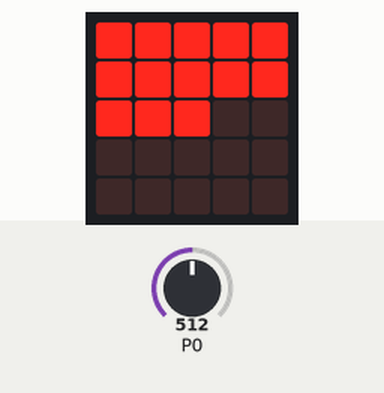
Recording of a program running on a simulated BBC micro:bit running MicroPython. On the bench: the board's 5×5 LED display. Inputs (shaded band) come from the test bench; at power-on: P0 = 512 (analog values on the 0–1023 scale).

Above: at 1.2 s.
1.3 s: P0 set to 716
At 2.5 s:
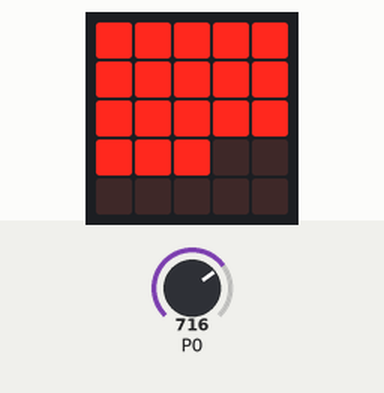
2.8 s: P0 set to 900
At 3.4 s:
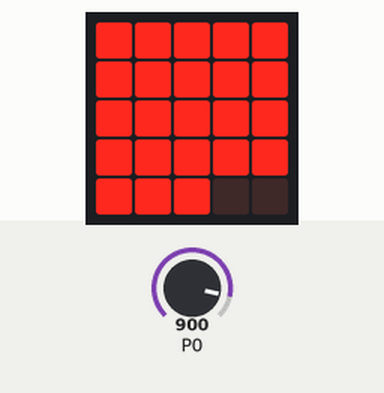
4.3 s: P0 set to 1023
At 4.8 s:
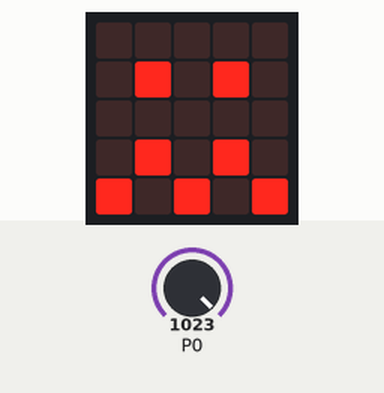
5.8 s: P0 set to 306
At 6.4 s:
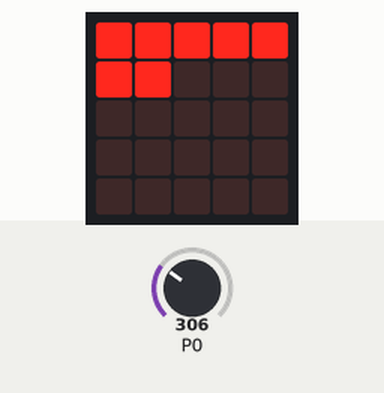
7.3 s: P0 set to 122
At 8.4 s:
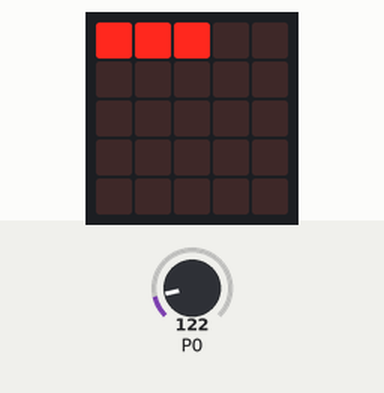
8.8 s: P0 set to 15
At 10.0 s:
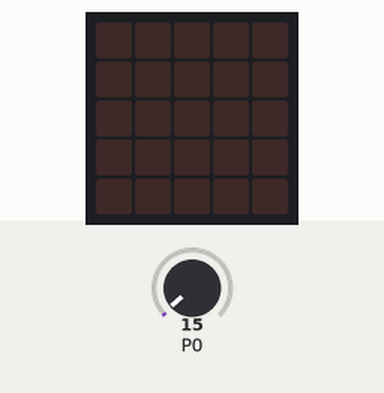
Timing chart, 0 to 11.3 s (numbered marks = the images above; inputs shaded):
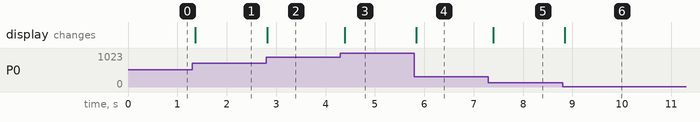

Measured:
- after the input at 1.3 s, the display: changes after 0.06 s (image 1)
- after the input at 2.8 s, the display: changes at once (image 2)
- after the input at 4.3 s, the display: changes after 0.09 s (image 3)
- after the input at 5.8 s, the display: changes at once (image 4)
- after the input at 7.3 s, the display: changes after 0.09 s (image 5)
- after the input at 8.8 s, the display: changes at once (image 6)

The program:

2_ex_1_reading_pot_values.py
```python
# 2_ex_1_reading_pot_values.py


from microbit import *
# Exercise 1: (~ 10-15 minutes)

# Exercise 1.1:
#--------
# while True:
#     value = pin0.read_analog()
#     display.scroll(value)
#     sleep(100)
#--------


# Setup:
# - Set the potentiometer to pin0 of the micro:bit


# Exercise 1.2:
#------- first part to copy-paste
def map_value(value_to_rescale):
    mapped_value = int(0 + value_to_rescale*(25 - 0)/(972 - 0))
    return mapped_value

def displayPositiveNumber(value):
    display.clear()
    mapped_value = map_value(value)
    if mapped_value <= 25:
        for i in range(mapped_value):
            display.set_pixel(i%5,int(i/5),9)
    else: # in case we are out of bounds
        display.show(Image.CONFUSED)
#------- second part to copy-paste
while True:
    value = pin0.read_analog()
    displayPositiveNumber(value)
    sleep(100)
```
